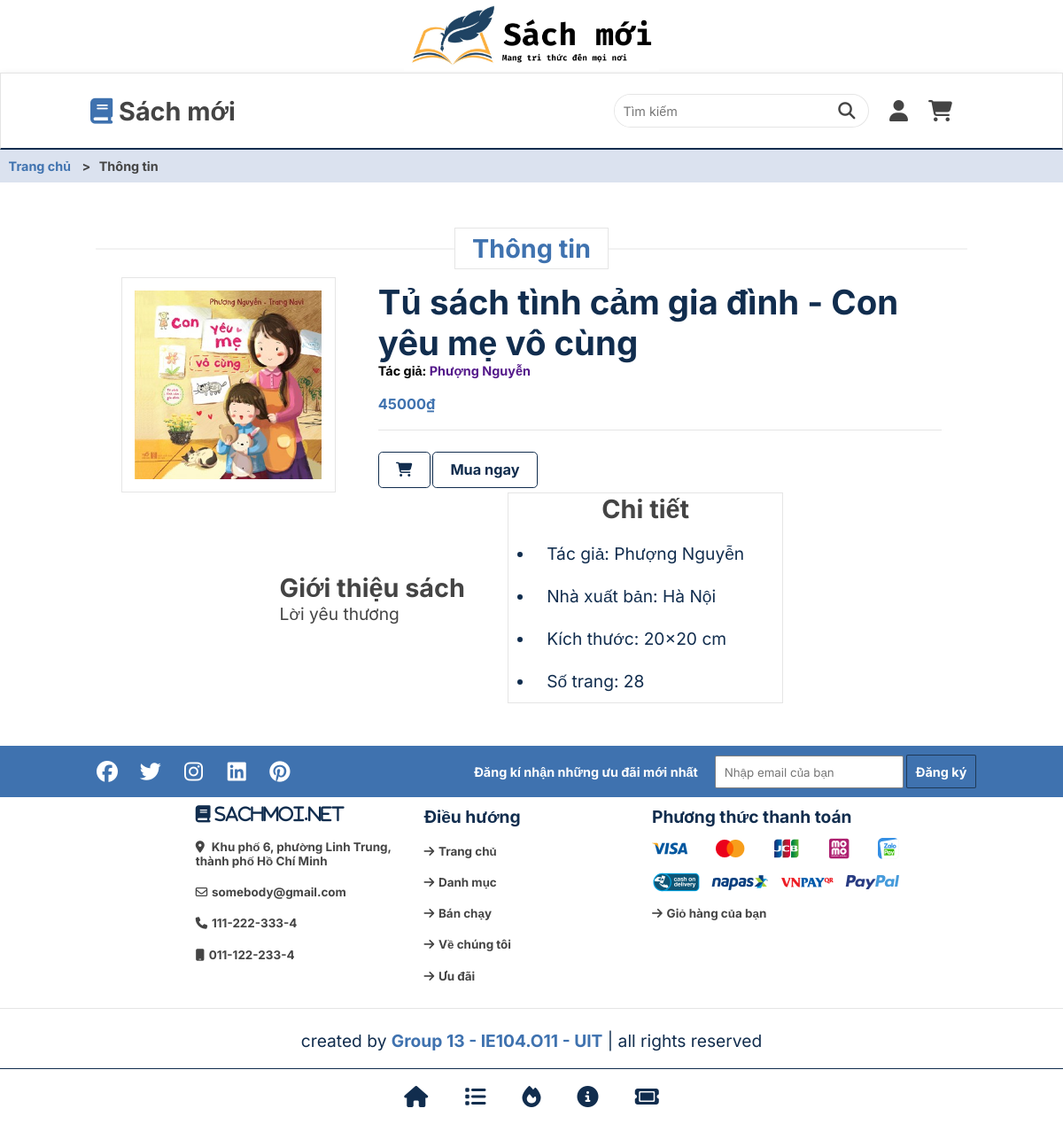
The page /book.php?id=645 on the database its author committed.
### tables this page shows
CREATE TABLE `product` (
  `id` int NOT NULL,
  `image` varchar(512) NOT NULL,
  `name` varchar(255) NOT NULL,
  `author` varchar(255) DEFAULT NULL,
  `publisher` varchar(255) DEFAULT NULL,
  `release_date` date DEFAULT NULL,
  `size` varchar(255) DEFAULT NULL,
  `page_count` int DEFAULT NULL,
  `description` text,
  `price` double NOT NULL,
  `category_id` int DEFAULT NULL,
  `view_count` int DEFAULT '0',
  `stock_quantity` int DEFAULT '0'
);

### includes/db.php (called while the page is built, shortened)
<?php
function connect_db() {
    $servername = "localhost";
    $username = "root";
    $password = "";
    $dbname = "sachmoi_db";
    $conn = new mysqli($servername, $username, $password, $dbname);
    return $conn;
}
function get_book_details($book_id) {
    $conn = connect_db();
    $sql = "SELECT * FROM `product` WHERE `id` = '$book_id'";
    $result = $conn->query($sql);
    $book = null;
    if ($result->num_rows > 0) {
        $book = $result->fetch_assoc();
    }
    return $book;
}
?>

### book.php (the view, shortened to what this page needs)
<?php
include 'includes/db.php';
?>
<!DOCTYPE html>
<html lang="en">
<head>
  <link rel="stylesheet" href="style/bookinfo.css" />
  <link rel="stylesheet" href="https://cdn.jsdelivr.net/npm/swiper@11/swiper-bundle.min.css" />
  <link rel="stylesheet" href="https://cdnjs.cloudflare.com/ajax/libs/font-awesome/6.4.2/css/all.min.css" />
</head>
<body></body>
<?php include 'includes/header.php'; ?>
<ul class="breadcrumb">
  <li><a href="index.php">Trang chủ</a></li>
  <li>Thông tin</li>
</ul>
<?php
if (isset($_GET['id'])) {
  $book_id = $_GET['id'];
  $book = get_book_details($book_id);
  if ($book) {
    echo "
        <section class='information'>
          <h3 class='heading'><span>Thông tin</span></h3>
          <div class='site-wrapper'>
            <div class='container'>
              <div class='up'>
                <div class='image'>
                  <img
                    src='./book_image/{$book['image']}'
                    alt='{$book['name']}'
                  />
                </div>
                <div class='info'>
                  <h1>{$book['name']}</h1>
                  <div class='author'>
                    <h2>Tác giả: <a href=''>{$book['author']}</a></h2>
                  </div>
                  <div class='price'><span>{$book['price']}&#x20AB;</span></div>
                  <div class='func'>
                  <a class='btn add-to-cart' href='javascript:void(0);'  data-product-id='{$book['id']}'><i class='fas fa-shopping-cart add-to-cart'></i></a>
                    <a href='' class='btn buy-now' data-product-id='{$book['id']}'>Mua ngay</a>
                  </div>
                </div>
              </div>
              <div class='down'>
                <div class='detail1'>
                  <h2>Giới thiệu sách</h2>
                  <p>
                  {$book['description']}
                  </p>
                </div>
                <div class='detail2'>
                  <h2>Chi tiết</h2>
                  <ul>
                    <li><p>Tác giả: {$book['author']}</p></li>
                    <li><p>Nhà xuất bản: {$book['publisher']}</p></li>
                    <li><p>Kích thước: {$book['size']}</p></li>
                    <li><p>Số trang: {$book['page_count']}</p></li>
                  </ul>
                </div>
              </div>
            </div>
          </div>
        </section>
        ";
  } else {
    echo "<p>Book not found.</p>";
  }
} else {
  echo "<p>Invalid request. Please provide a book ID.</p>";
}
include 'includes/footer.php';
?>
</body>
</html>

### style/bookinfo.css (style rules this page uses)
:root { --blue: #3F72AF; --darkblue: #112D4E; --lightblue: #DBE2EF; --black: #444; --light-color: #F9F7F7; --border: 0.1rem solid rgba(0, 0, 0, 0.1); --border-hover: 0.1rem solid var(--black); --box-shadow: 0 0.5rem 1rem rgba(0, 0, 0, 0.25); }
* { font-family: 'Inter', sans-serif; margin: 0; padding: 0; box-sizing: border-box; outline: none; border: none; text-decoration: none; transition: all 0.1s linear; transition: width none; }
html { font-size: 60%; overflow-x: hidden; scroll-padding-top: 7rem; scroll-behavior: smooth; }
section { padding: 5rem 9%; }
.heading { text-align: center; margin-top: 1rem; margin-bottom: 1.5rem; position: relative; }
.heading::before { content: ''; position: absolute; top: 50%; left: 0; transform: translateY(-50%); width: 100%; height: 0.1rem; background: rgba(0, 0, 0, 0.1); z-index: -1; }
.heading span { font-size: 3rem; padding: 0.5rem 2rem; color: var(--blue); background: #fff; border: var(--border); }
.btn { display: inline-block; padding: 1.5rem 3rem; border-radius: .5rem; color: #fff; background: var(--blue); font-size: 1.5rem; cursor: pointer; font-weight: bold; }
.site-wrapper { margin: 0 3rem; overflow-x: hidden; }
ul.breadcrumb { width: 100%; padding: 1rem; list-style: none; background: var(--lightblue); }
ul.breadcrumb li { display: inline; font-size: 1.5rem; font-weight: bold; color: var(--black); }
ul.breadcrumb li+li:before { padding: 1rem; content: ">"; }
ul.breadcrumb li a { color: var(--blue); }
.information .container .up, .information .container .down { display: flex; justify-content: center; align-items: center; }
.information .container .up .image { border: var(--border); }
.information .container .up .image img { float: left; max-width: 25rem; padding: 1.5rem; }
.information .container .up .info { text-align: left; margin-left: 5rem; }
.information .container .up .info h1 { color: var(--darkblue); font-weight: bold; font-size: 4rem; }
.information .container .up .info .price { color: var(--blue); font-size: 1.7rem; font-weight: bold; padding: 2rem 0; border-bottom: var(--border); }
.information .container .up .info .func { margin-top: 2.5rem; }
.information .container .up .info .func a { font-size: 1.7rem; color: var(--darkblue); padding: 1rem 2rem; }
.information .container .up .info .func .btn { border: 0.2rem solid var(--darkblue); background-color: #fff; }
.information .container .down h2 { font-size: 3rem; font-weight: bold; color: var(--black); }
.information .container .down .detail1 { margin-right: 5rem; }
.information .container .down .detail1 p { max-width: 100rem; font-size: 2rem; color: var(--black); }
.information .container .down .detail2 { border: var(--border); padding: 0 3rem; }
.information .container .down .detail2 h2 { margin-bottom: 1rem; text-align: center; }
.information .container .down .detail2 ul li { font-size: 2rem; color: var(--darkblue); line-height: 1; padding: 1.5rem; }
@media (max-width: 1384px) { html { scroll-padding-top: 0; } }
@media (max-width: 1384px) { body { padding-bottom: 6rem; } }

### rows shown on the page
product: image (picture), name "Tủ sách tình cảm gia đình - Con yêu mẹ vô cùng", author "Phượng Nguyễn", price "45000", description "Lời yêu thương", publisher "Hà Nội", size "20x20 cm", page_count "28"
